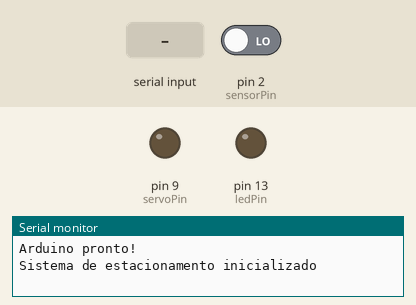
A sketch run on a simulated Arduino Uno, built with avr-gcc and run on an emulated ATmega328P. On the bench: output pins drawn as LEDs (lit = HIGH), the last lines printed to the serial monitor. The test bench sets the inputs (shaded band); at power-on: pin 2 (sensorPin) LOW.

Above: at 1.2 s.
1.3 s: pin 2 (sensorPin) driven HIGH
At 1.9 s:
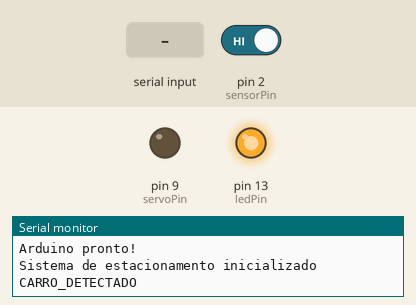
5.9 s: "FECHAR_CANCELA\n" received over Serial
At 6.7 s:
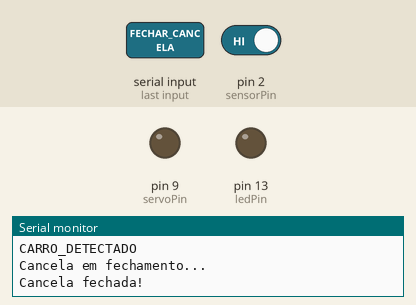
7.5 s: "LED_ON\n" received over Serial
At 7.9 s:
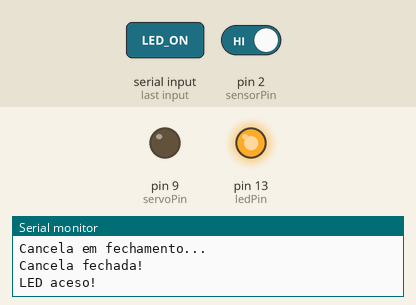
9.1 s: pin 2 (sensorPin) driven LOW
At 10.3 s:
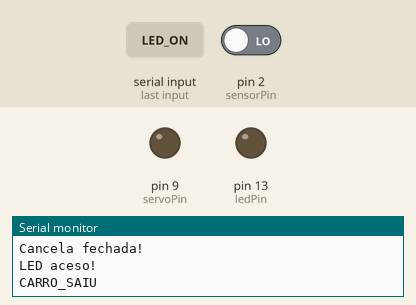
Timing chart, 0 to 11.6 s (numbered marks = the images above; inputs shaded):
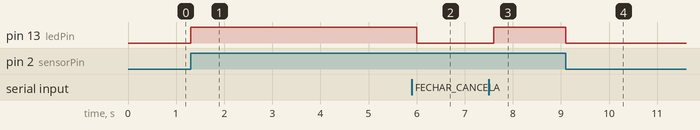

The sketch:

arduino_estacionamento.ino
```cpp
// Código Arduino para estacionamento inteligente
// Salve como: arduino_estacionamento.ino

// Pinos
const int sensorPin = 2;        // Sensor de presença (HC-SR04 ou infravermelho)
const int ledPin = 13;          // LED indicador
const int servoPin = 9;         // Servo motor para cancela (opcional)

String comando = "";
bool carroDetectado = false;

void setup() {
  Serial.begin(9600);

  pinMode(sensorPin, INPUT);
  pinMode(ledPin, OUTPUT);
  pinMode(servoPin, OUTPUT);

  digitalWrite(ledPin, LOW);

  Serial.println("Arduino pronto!");
  Serial.println("Sistema de estacionamento inicializado");
}

void loop() {
  // Ler sensor de presença
  int sensorValue = digitalRead(sensorPin);

  // Se detectar carro (sensor HIGH) e ainda não foi reportado
  if (sensorValue == HIGH && !carroDetectado) {
    carroDetectado = true;
    digitalWrite(ledPin, HIGH);

    // Enviar mensagem para o Node.js
    Serial.println("CARRO_DETECTADO");

    delay(1000); // Debounce
  }

  // Se o carro sair (sensor LOW)
  if (sensorValue == LOW && carroDetectado) {
    carroDetectado = false;
    digitalWrite(ledPin, LOW);
    Serial.println("CARRO_SAIU");
  }

  // Ler comandos do Node.js via Serial
  while (Serial.available() > 0) {
    char c = Serial.read();

    if (c == '\n') {
      processarComando(comando);
      comando = ""; // Limpar
    } else {
      comando += c;
    }
  }

  delay(100); // Pequeno delay para estabilidade
}

void processarComando(String cmd) {
  cmd.trim(); // Remove espaços

  if (cmd == "ABRIR_CANCELA") {
    abrirCancela();
    Serial.println("Cancela aberta!");
  }
  else if (cmd == "FECHAR_CANCELA") {
    fecharCancela();
    Serial.println("Cancela fechada!");
  }
  else if (cmd == "LED_ON") {
    digitalWrite(ledPin, HIGH);
    Serial.println("LED aceso!");
  }
  else if (cmd == "LED_OFF") {
    digitalWrite(ledPin, LOW);
    Serial.println("LED apagado!");
  }
  else if (cmd == "STATUS") {
    enviarStatus();
  }
  else {
    Serial.println("Comando desconhecido: " + cmd);
  }
}

void abrirCancela() {
  // Simular abertura de cancela com servo
  // Se usar servo motor: servo.write(90);
  digitalWrite(ledPin, HIGH);
  Serial.println("Cancela em abertura...");
}

void fecharCancela() {
  // Simular fechamento de cancela com servo
  // Se usar servo motor: servo.write(0);
  digitalWrite(ledPin, LOW);
  Serial.println("Cancela em fechamento...");
}

void enviarStatus() {
  Serial.print("STATUS:");
  Serial.print("Sensor=");
  Serial.print(digitalRead(sensorPin));
  Serial.print(",LED=");
  Serial.println(digitalRead(ledPin));
}
```

Measured:
- after the input at 1.3 s, pin 13 (ledPin): LOW → HIGH at once
- after the input at 5.9 s, pin 13 (ledPin): HIGH → LOW after 0.10 s
- after the input at 7.5 s, pin 13 (ledPin): LOW → HIGH after 0.10 s
- after the input at 9.1 s, pin 13 (ledPin): HIGH → LOW at once
